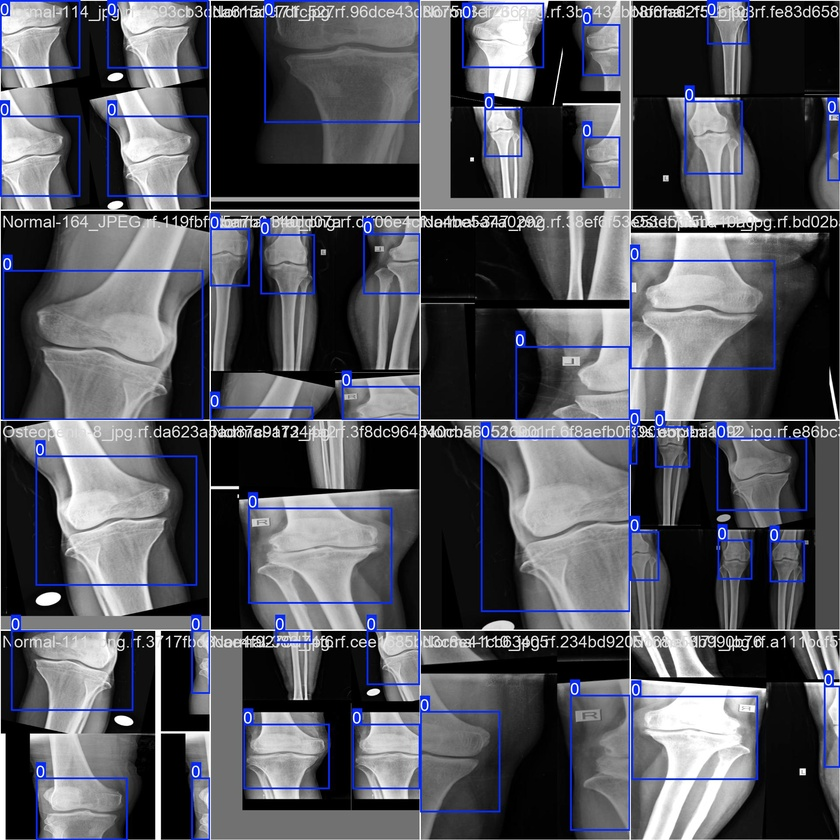
#> input picture yolo_run/train_batch0.jpg, 840 x 840 px, shrunk from 1920 x 1920 before the run; its folder holds only this picture in this run
$ python -i remove_bg.py   (imports and definitions only)
#> lines starting #> are read from the running program, lines starting #| are printed output that depends on the picture; after the words box and inside, x2 and y2 are one past the last pixel; in counts of white or black regions, pixels touching at a corner belong together
#> in remove_padding, image is the input picture: shape (840, 840, 3); mean B, G, R 93.2, 86.2, 85
import cv2
import numpy as np
import os

def detect_padding_color(image):
    """
    Detects the dominant color of the padding from the borders of the image.

    Args:
        image (numpy.ndarray): The input image.

    Returns:
        tuple: The RGB color of the padding.
    """
    # Take samples from the borders of the image
    top = image[0, :, :]        # Top border
#> top = 840 rows, first 8: [243, 39, 14], [245, 41, 10], [250, 43, 5], [252, 47, 2], [247, 45, 0], [245, 45, 0], [249, 42, 4], [249, 40, 6]
    bottom = image[-1, :, :]    # Bottom border
#> bottom = 840 rows, first 8: [255, 255, 255], [254, 254, 254], [255, 255, 255], [253, 253, 253], [252, 252, 252], [191, 191, 191], [100, 100, 100], [106, 106, 106]
    left = image[:, 0, :]       # Left border
#> left = 840 rows, first 8: [243, 39, 14], [247, 42, 11], [253, 44, 0], [243, 46, 2], [214, 46, 12], [167, 34, 6], [155, 64, 43], [158, 91, 76]
    right = image[:, -1, :]     # Right border
#> right = 840 rows, first 8: [232, 232, 232], [126, 126, 126], [125, 125, 125], [123, 123, 123], [124, 124, 124], [122, 122, 122], [123, 123, 123], [121, 121, 121]

    # Combine all border pixels into one array
    border_pixels = np.vstack((top, bottom, left, right))

    # Calculate the most common color
    unique_colors, counts = np.unique(border_pixels.reshape(-1, 3), axis=0, return_counts=True)
#> unique_colors = 899 rows, first 8: [88, 88, 88], [92, 92, 92], [93, 93, 93], [94, 94, 94], [96, 96, 96], [97, 97, 97], [98, 98, 98], [99, 93, 98]; counts = 899 values, max 237 at index 19, min 1 at index 0, mean 3.74
    dominant_color = unique_colors[np.argmax(counts)]
#> dominant_color = [103, 103, 103]

    return dominant_color


def remove_padding(image_path, output_path):
    """
    Removes padding of any color from an image.

    Args:
        image_path (str): Path to the input image.
        output_path (str): Path to save the cropped image.
    """
    # Load the image
    image = cv2.imread(image_path)
    if image is None:
        print(f"Failed to load image: {image_path}")
        return

    # Detect the padding color
    padding_color = detect_padding_color(image)
#> padding_color = [103, 103, 103]

    # Create a mask where the padding color is excluded
    lower_bound = np.array(padding_color, dtype=np.uint8) - 5  # Add small tolerance
#> lower_bound = [98, 98, 98]
    upper_bound = np.array(padding_color, dtype=np.uint8) + 5
#> upper_bound = [108, 108, 108]
    mask = cv2.inRange(image, lower_bound, upper_bound)
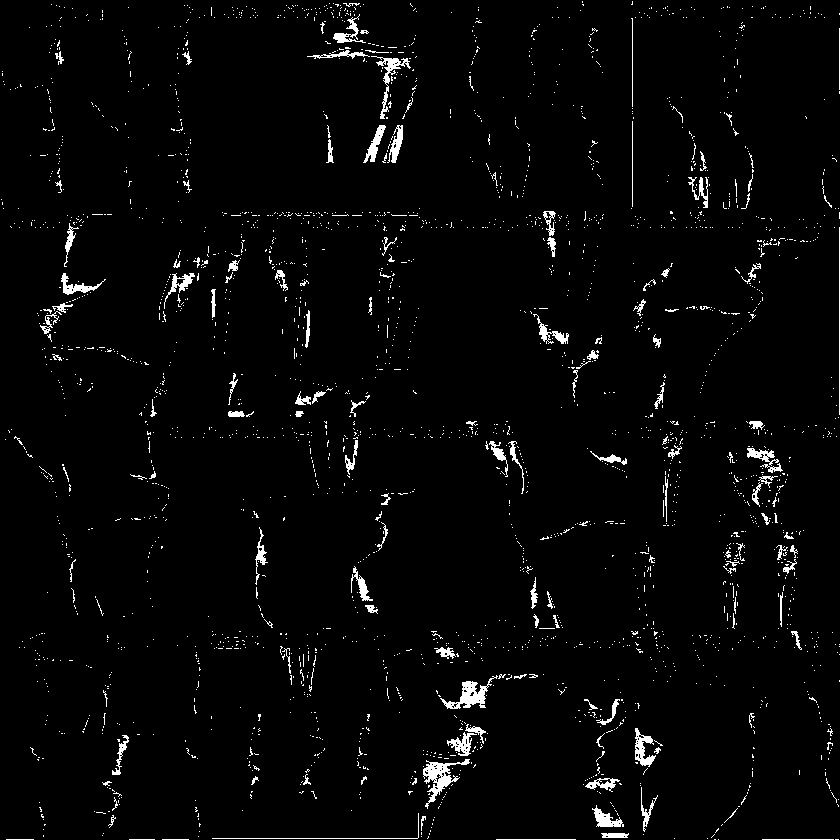
#> mask: shape (840, 840); 2.7% white in thin lines or dots
    mask = cv2.bitwise_not(mask)  # Invert mask to keep non-padding regions
#> mask: shape (840, 840); 97.3% white; black in thin lines or dots

    # Find the bounding box of the content
    coords = cv2.findNonZero(mask)
#> coords = contour of 686658 points, box (x1, y1, x2, y2) (0, 0, 840, 840), area 134
    if coords is None:
        print(f"No content found in image: {image_path}")
        return

    x, y, w, h = cv2.boundingRect(coords)
#> x = 0; y = 0; w = 840; h = 840

    # Crop the image to the bounding box
    cropped = image[y:y+h, x:x+w]

    # Save the cropped image
    cv2.imwrite(output_path, cropped)
    print(f"Saved cropped image to: {output_path}")


# Example usage
# [11 lines not run here, left out]

>>> result = remove_padding('yolo_run/train_batch0.jpg', 'out.png')

$ run again, on yolo_run/train_batch1.jpg
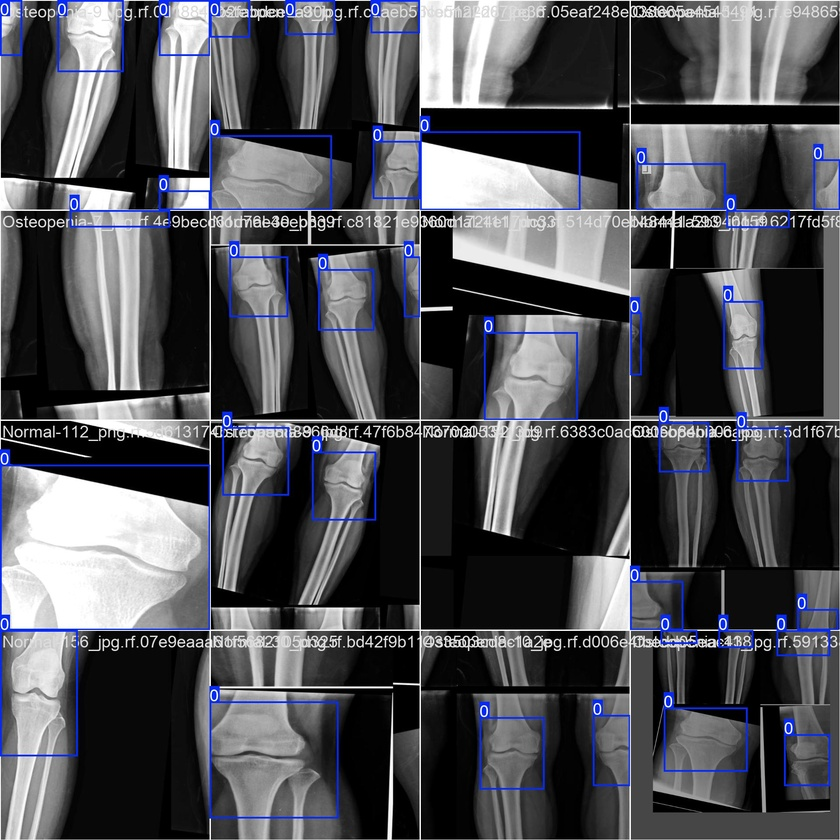
#> input picture yolo_run/train_batch1.jpg, 840 x 840 px, shrunk from 1920 x 1920 before the run
#> in remove_padding, image is the input picture: shape (840, 840, 3); mean B, G, R 84.8, 79.6, 78.7
#> top = 840 rows, first 8: [248, 39, 13], [249, 39, 9], [252, 41, 4], [255, 47, 5], [252, 43, 3], [247, 42, 4], [245, 41, 6], [246, 42, 11]
#> bottom = 840 rows, first 8: [235, 235, 235], [154, 154, 154], [156, 156, 156], [151, 151, 151], [162, 162, 162], [203, 203, 203], [224, 224, 224], [238, 238, 238]
#> left = 840 rows, first 8: [248, 39, 13], [250, 41, 9], [253, 45, 3], [237, 46, 1], [209, 47, 12], [166, 36, 7], [157, 63, 40], [163, 91, 74]
#> right = 840 rows, first 8: [233, 233, 233], [159, 159, 159], [153, 153, 153], [148, 148, 148], [150, 150, 150], [148, 148, 148], [147, 147, 147], [147, 147, 147]
#> unique_colors = 661 rows, first 8: [96, 96, 96], [97, 97, 97], [100, 100, 100], [101, 101, 101], [102, 102, 102], [103, 103, 103], [104, 104, 104], [105, 105, 105]; counts = 661 values, max 208 at index 56, min 1 at index 0, mean 5.08
#> dominant_color = [145, 145, 145]
#> lower_bound = [140, 140, 140]
#> upper_bound = [150, 150, 150]
#> in remove_padding, `mask = cv2.inRange(image, lower_bound, upper_bound)`:
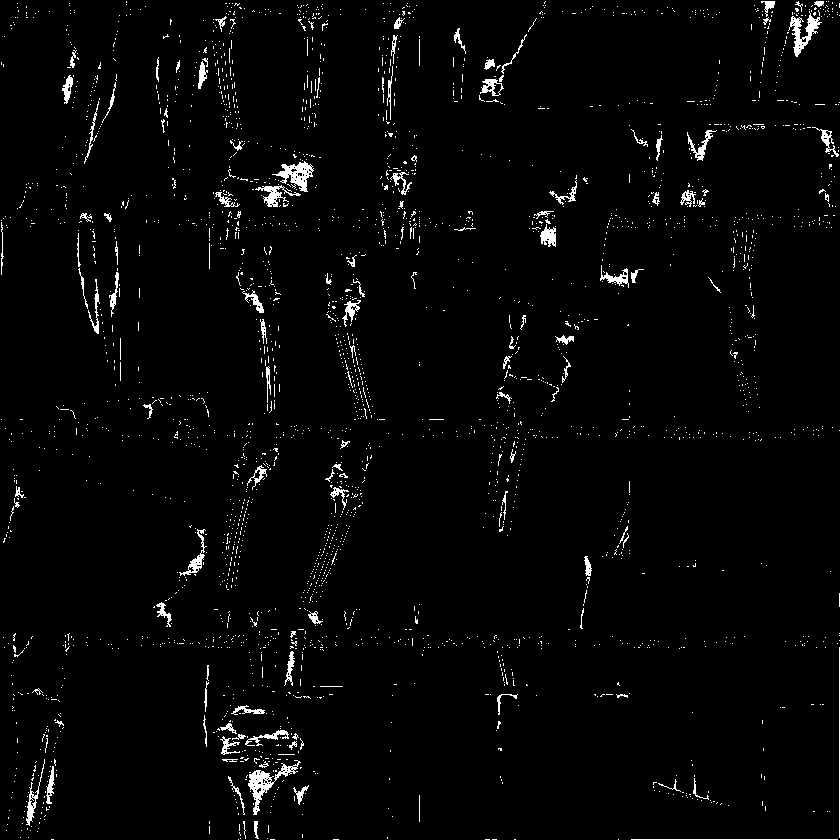
#> mask: shape (840, 840); 2.4% white in thin lines or dots
#> coords = contour of 688515 points, box (x1, y1, x2, y2) (0, 0, 840, 840), area 108
#> x = 0; w = 840

$ run again, on yolo_run/train_batch2.jpg
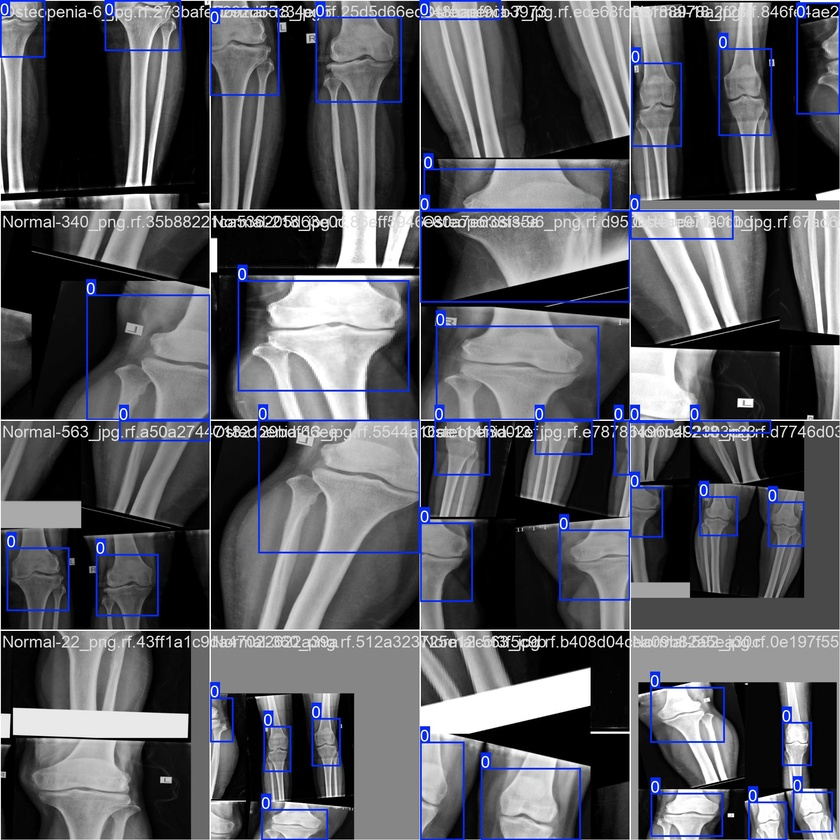
#> input picture yolo_run/train_batch2.jpg, 840 x 840 px, shrunk from 1920 x 1920 before the run
#> in remove_padding, image is the input picture: shape (840, 840, 3); mean B, G, R 95.2, 89, 88
#> top = 840 rows, first 8: [245, 38, 12], [247, 39, 9], [252, 42, 2], [255, 47, 3], [249, 44, 0], [246, 43, 0], [244, 42, 3], [247, 43, 8]
#> bottom = 840 rows, first 8: [230, 230, 230], [120, 120, 120], [120, 120, 120], [113, 113, 113], [114, 114, 114], [105, 105, 105], [104, 104, 104], [101, 101, 101]
#> left = 840 rows, first 8: [245, 38, 12], [248, 41, 9], [251, 43, 1], [239, 47, 0], [212, 48, 6], [169, 39, 4], [157, 63, 40], [164, 91, 77]
#> right = 840 rows, first 8: [246, 254, 247], [255, 253, 239], [219, 86, 59], [210, 38, 10], [207, 50, 34], [188, 40, 26], [199, 52, 32], [190, 46, 21]
#> unique_colors = 877 rows, first 8: [99, 99, 99], [99, 104, 105], [100, 106, 101], [101, 101, 101], [101, 102, 98], [101, 103, 104], [101, 105, 106], [101, 106, 104]; counts = 877 values, max 188 at index 118, min 1 at index 1, mean 3.83
#> dominant_color = [146, 146, 146]
#> lower_bound = [141, 141, 141]
#> upper_bound = [151, 151, 151]
#> in remove_padding, `mask = cv2.inRange(image, lower_bound, upper_bound)`:
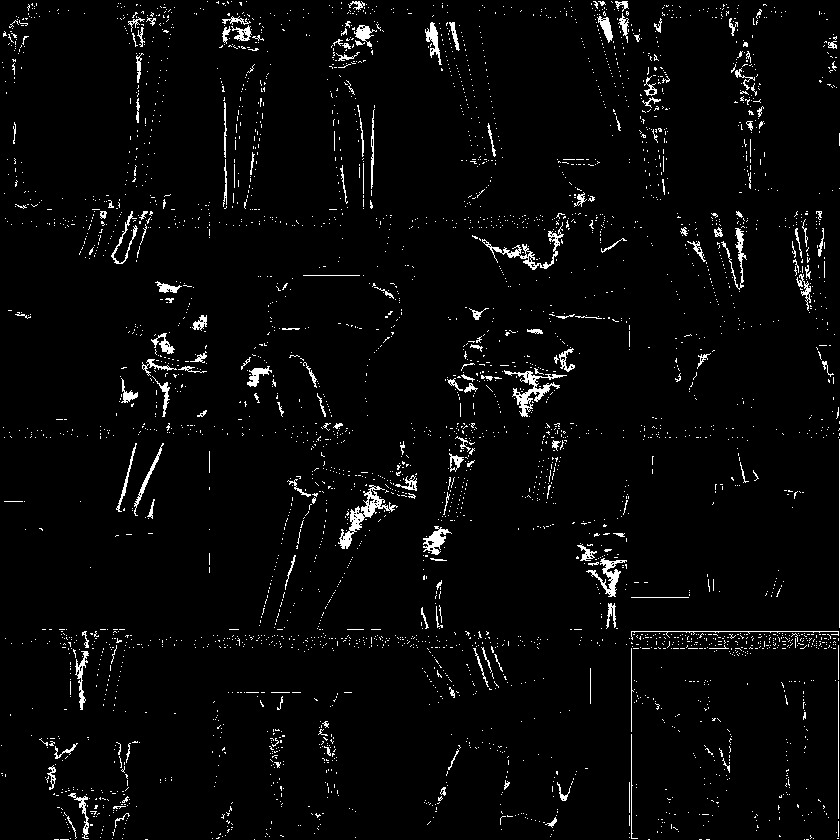
#> mask: shape (840, 840); 3.2% white in thin lines or dots
#> coords = contour of 683258 points, box (x1, y1, x2, y2) (0, 0, 840, 840), area 106
#> x = 0; w = 840

$ run again, on yolo_run/train_batch810.jpg
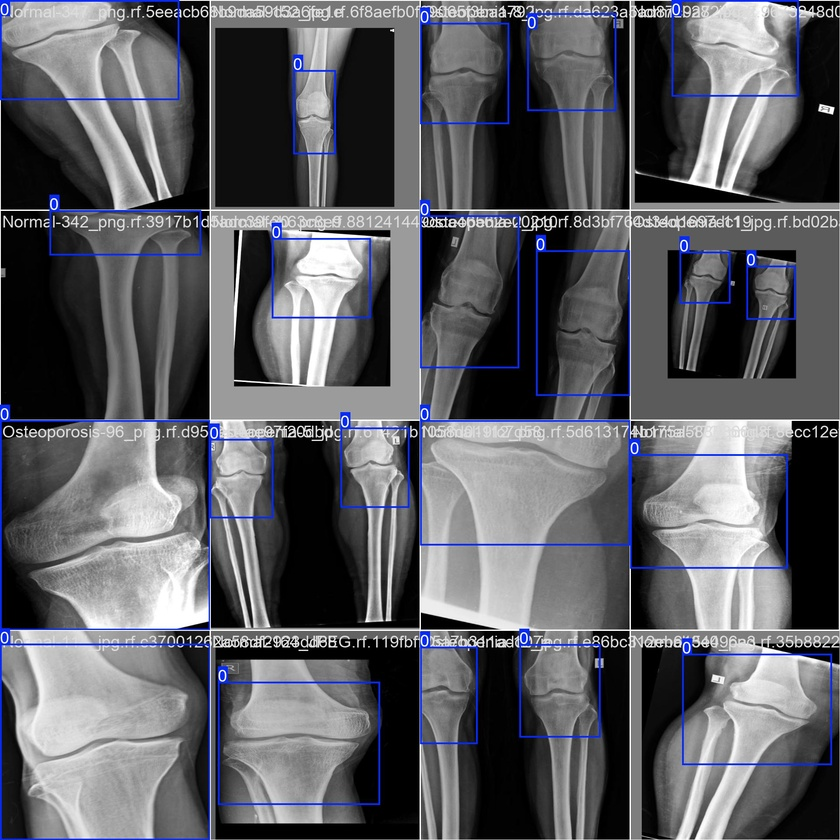
#> input picture yolo_run/train_batch810.jpg, 840 x 840 px, shrunk from 1920 x 1920 before the run
#> in remove_padding, image is the input picture: shape (840, 840, 3); mean B, G, R 99.7, 94.6, 93.7
#> top = 840 rows, first 8: [249, 35, 16], [250, 39, 13], [253, 42, 5], [255, 47, 1], [251, 44, 0], [251, 44, 0], [251, 42, 4], [252, 41, 7]
#> bottom = 840 rows, first 8: [238, 47, 0], [228, 48, 6], [209, 49, 25], [192, 44, 27], [197, 48, 28], [194, 48, 26], [186, 47, 21], [190, 51, 25]
#> left = 840 rows, first 8: [249, 35, 16], [251, 40, 14], [249, 43, 2], [238, 47, 2], [214, 48, 13], [168, 33, 5], [158, 63, 43], [162, 89, 75]
#> right = 840 rows, first 8: [221, 221, 221], [107, 107, 107], [101, 101, 101], [106, 106, 106], [94, 94, 94], [139, 139, 139], [219, 219, 219], [114, 114, 114]
#> unique_colors = 637 rows, first 8: [92, 92, 92], [93, 93, 93], [94, 94, 94], [95, 95, 95], [97, 97, 97], [98, 98, 98], [99, 99, 99], [100, 98, 98]; counts = 637 values, max 281 at index 15, min 1 at index 0, mean 5.27
#> dominant_color = [103, 103, 103]
#> lower_bound = [98, 98, 98]
#> upper_bound = [108, 108, 108]
#> in remove_padding, `mask = cv2.inRange(image, lower_bound, upper_bound)`:
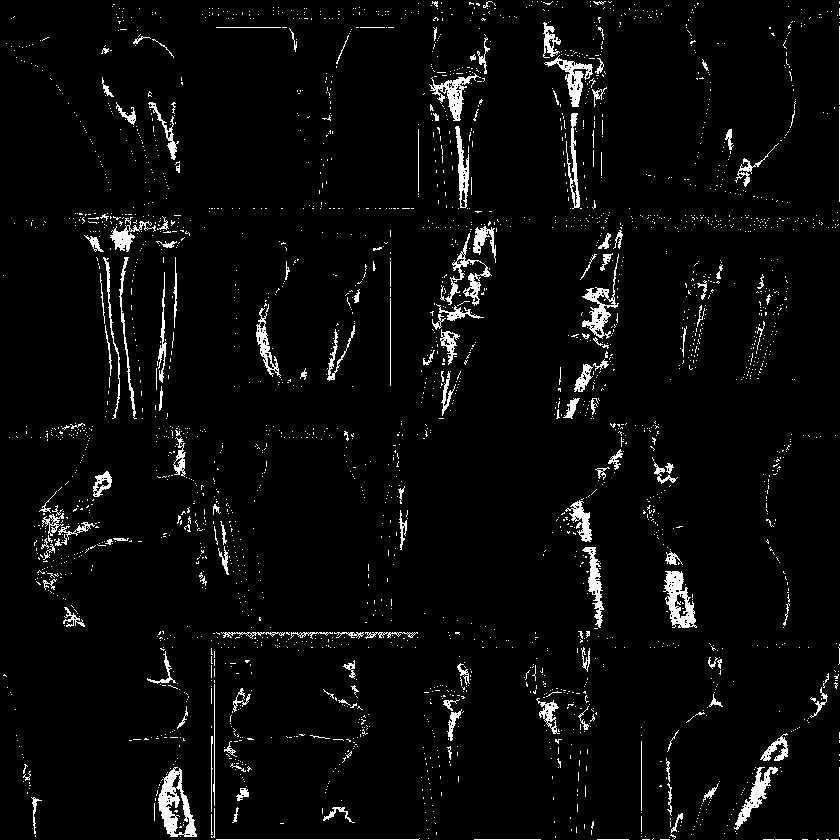
#> mask: shape (840, 840); 3.9% white; 2644 white regions (2475 under 20 px), largest, box (x1, y1, x2, y2) and area: (158, 767, 197, 837) 1210, (663, 571, 697, 628) 981, (582, 254, 619, 339) 778
#> coords = contour of 678361 points, box (x1, y1, x2, y2) (0, 0, 840, 840), area 144
#> x = 0; w = 840
